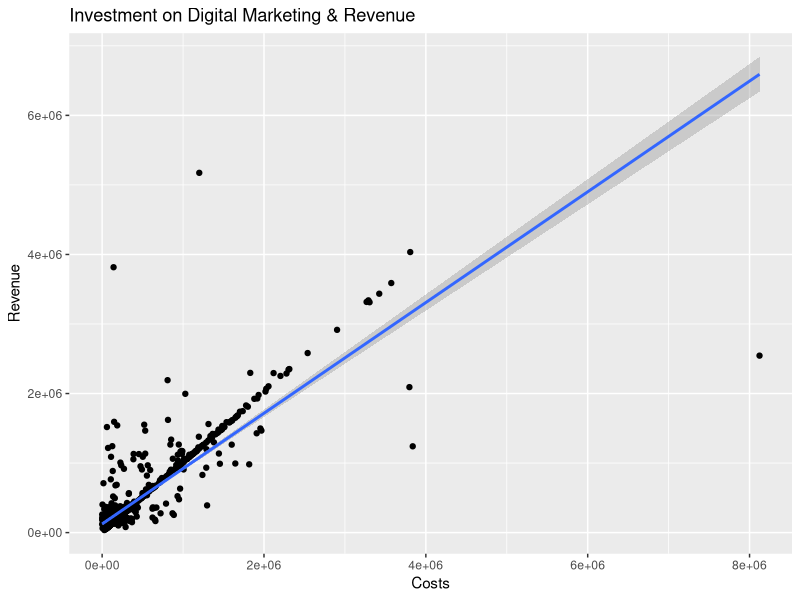
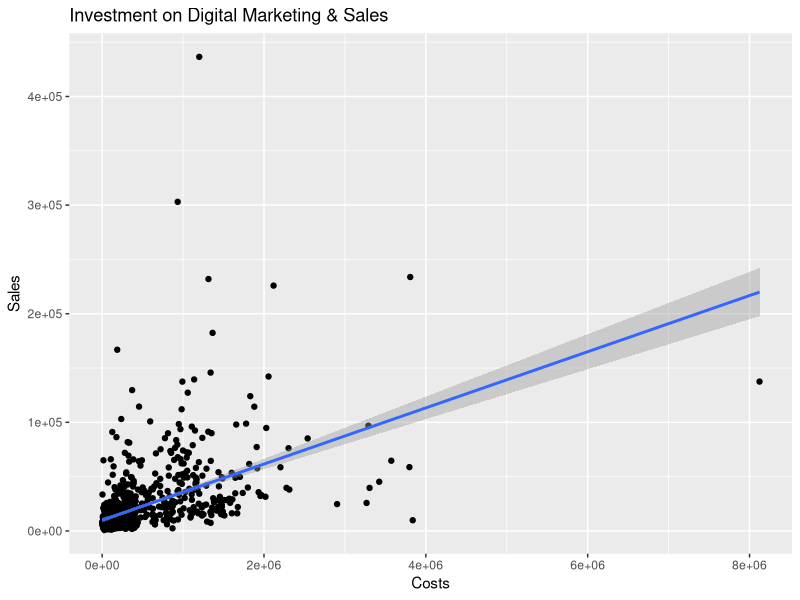

Source code (R) for these figures, in order:
## ---- chunk 1
setwd("C:/Users/ben/Downloads/")
## ---- chunk 2
library(dplyr)
library(tidyverse)
## ---- chunk 3

data <- read.csv("Businesses.csv")
str(data)
## ---- chunk 4
select_data <- select(data, revenue, sales, primary_sector, costs, country_of_primary_operation)

# Sort the data by sales

select_data <- arrange(data, desc(sales))

head(select_data)
## ---- chunk 5
library(ggplot2)

ggplot(select_data, aes(x= costs, y=revenue)) + 
  geom_point() + 
  geom_smooth(method=lm) +
  labs(x="Costs", y="Revenue")+
  ggtitle("Investment on Digital Marketing & Revenue")

## ---- chunk 6
library(ggplot2)

ggplot(select_data, aes(x= costs, y=sales)) + 
  geom_point() + 
  geom_smooth(method=lm) +
  labs(x="Costs", y="Sales")+
  ggtitle("Investment on Digital Marketing & Sales")
  
## ---- chunk 7
library(ggplot2)

mod <- lm(sales~costs, data=select_data)

summary(mod)

## ---- chunk 8
library(ggplot2)

mod <- lm(revenue~costs, data=select_data)

summary(mod)
